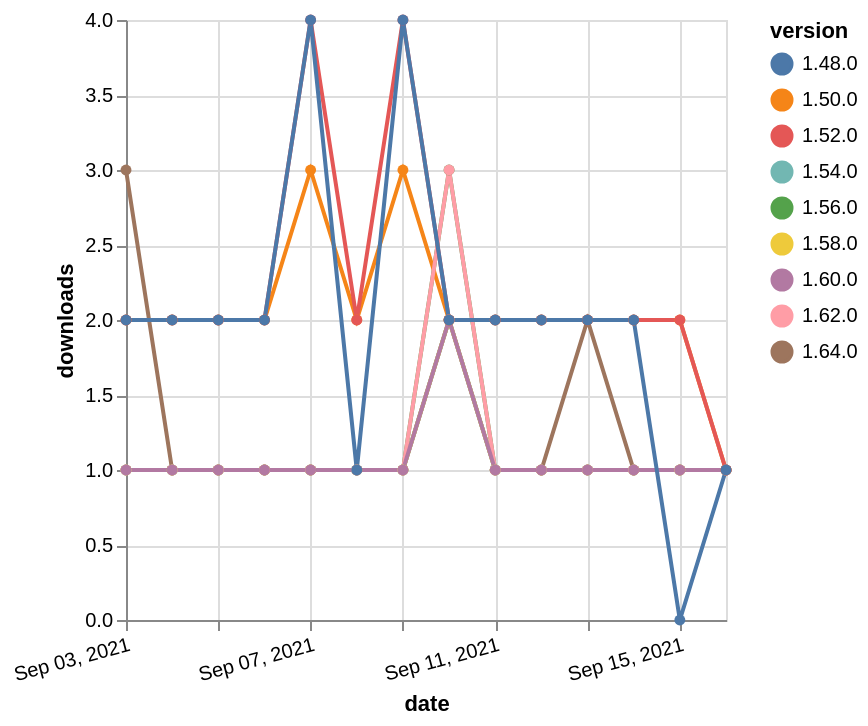

Express this chart as Vega-Lite.
### Vega-Lite specification from a JSON file in a GitHub repository (floating-point values rounded to 4 significant figures)
{"$schema": "https://vega.github.io/schema/vega-lite/v5.json", "description": "A simple bar chart with embedded data.", "data": {"values": [{"date": "2021-09-03", "total": 312, "delta": 1, "version": "1.56.0"}, {"date": "2021-09-04", "total": 313, "delta": 1, "version": "1.56.0"}, {"date": "2021-09-05", "total": 314, "delta": 1, "version": "1.56.0"}, {"date": "2021-09-06", "total": 315, "delta": 1, "version": "1.56.0"}, {"date": "2021-09-07", "total": 316, "delta": 1, "version": "1.56.0"}, {"date": "2021-09-08", "total": 317, "delta": 1, "version": "1.56.0"}, {"date": "2021-09-09", "total": 318, "delta": 1, "version": "1.56.0"}, {"date": "2021-09-10", "total": 321, "delta": 3, "version": "1.56.0"}, {"date": "2021-09-11", "total": 322, "delta": 1, "version": "1.56.0"}, {"date": "2021-09-12", "total": 323, "delta": 1, "version": "1.56.0"}, {"date": "2021-09-13", "total": 324, "delta": 1, "version": "1.56.0"}, {"date": "2021-09-14", "total": 325, "delta": 1, "version": "1.56.0"}, {"date": "2021-09-15", "total": 326, "delta": 1, "version": "1.56.0"}, {"date": "2021-09-16", "total": 327, "delta": 1, "version": "1.56.0"}, {"date": "2021-09-03", "total": 120, "delta": 3, "version": "1.64.0"}, {"date": "2021-09-04", "total": 121, "delta": 1, "version": "1.64.0"}, {"date": "2021-09-05", "total": 122, "delta": 1, "version": "1.64.0"}, {"date": "2021-09-06", "total": 123, "delta": 1, "version": "1.64.0"}, {"date": "2021-09-07", "total": 124, "delta": 1, "version": "1.64.0"}, {"date": "2021-09-08", "total": 125, "delta": 1, "version": "1.64.0"}, {"date": "2021-09-09", "total": 126, "delta": 1, "version": "1.64.0"}, {"date": "2021-09-10", "total": 128, "delta": 2, "version": "1.64.0"}, {"date": "2021-09-11", "total": 129, "delta": 1, "version": "1.64.0"}, {"date": "2021-09-12", "total": 130, "delta": 1, "version": "1.64.0"}, {"date": "2021-09-13", "total": 132, "delta": 2, "version": "1.64.0"}, {"date": "2021-09-14", "total": 133, "delta": 1, "version": "1.64.0"}, {"date": "2021-09-15", "total": 134, "delta": 1, "version": "1.64.0"}, {"date": "2021-09-16", "total": 135, "delta": 1, "version": "1.64.0"}, {"date": "2021-09-03", "total": 222, "delta": 1, "version": "1.54.0"}, {"date": "2021-09-04", "total": 223, "delta": 1, "version": "1.54.0"}, {"date": "2021-09-05", "total": 224, "delta": 1, "version": "1.54.0"}, {"date": "2021-09-06", "total": 225, "delta": 1, "version": "1.54.0"}, {"date": "2021-09-07", "total": 226, "delta": 1, "version": "1.54.0"}, {"date": "2021-09-08", "total": 227, "delta": 1, "version": "1.54.0"}, {"date": "2021-09-09", "total": 228, "delta": 1, "version": "1.54.0"}, {"date": "2021-09-10", "total": 230, "delta": 2, "version": "1.54.0"}, {"date": "2021-09-11", "total": 231, "delta": 1, "version": "1.54.0"}, {"date": "2021-09-12", "total": 232, "delta": 1, "version": "1.54.0"}, {"date": "2021-09-13", "total": 233, "delta": 1, "version": "1.54.0"}, {"date": "2021-09-14", "total": 234, "delta": 1, "version": "1.54.0"}, {"date": "2021-09-15", "total": 235, "delta": 1, "version": "1.54.0"}, {"date": "2021-09-16", "total": 236, "delta": 1, "version": "1.54.0"}, {"date": "2021-09-03", "total": 174, "delta": 1, "version": "1.58.0"}, {"date": "2021-09-04", "total": 175, "delta": 1, "version": "1.58.0"}, {"date": "2021-09-05", "total": 176, "delta": 1, "version": "1.58.0"}, {"date": "2021-09-06", "total": 177, "delta": 1, "version": "1.58.0"}, {"date": "2021-09-07", "total": 178, "delta": 1, "version": "1.58.0"}, {"date": "2021-09-08", "total": 179, "delta": 1, "version": "1.58.0"}, {"date": "2021-09-09", "total": 180, "delta": 1, "version": "1.58.0"}, {"date": "2021-09-10", "total": 182, "delta": 2, "version": "1.58.0"}, {"date": "2021-09-11", "total": 183, "delta": 1, "version": "1.58.0"}, {"date": "2021-09-12", "total": 184, "delta": 1, "version": "1.58.0"}, {"date": "2021-09-13", "total": 185, "delta": 1, "version": "1.58.0"}, {"date": "2021-09-14", "total": 186, "delta": 1, "version": "1.58.0"}, {"date": "2021-09-15", "total": 187, "delta": 1, "version": "1.58.0"}, {"date": "2021-09-16", "total": 188, "delta": 1, "version": "1.58.0"}, {"date": "2021-09-03", "total": 2549, "delta": 2, "version": "1.50.0"}, {"date": "2021-09-04", "total": 2551, "delta": 2, "version": "1.50.0"}, {"date": "2021-09-05", "total": 2553, "delta": 2, "version": "1.50.0"}, {"date": "2021-09-06", "total": 2555, "delta": 2, "version": "1.50.0"}, {"date": "2021-09-07", "total": 2558, "delta": 3, "version": "1.50.0"}, {"date": "2021-09-08", "total": 2560, "delta": 2, "version": "1.50.0"}, {"date": "2021-09-09", "total": 2563, "delta": 3, "version": "1.50.0"}, {"date": "2021-09-10", "total": 2565, "delta": 2, "version": "1.50.0"}, {"date": "2021-09-11", "total": 2567, "delta": 2, "version": "1.50.0"}, {"date": "2021-09-12", "total": 2569, "delta": 2, "version": "1.50.0"}, {"date": "2021-09-13", "total": 2571, "delta": 2, "version": "1.50.0"}, {"date": "2021-09-14", "total": 2573, "delta": 2, "version": "1.50.0"}, {"date": "2021-09-15", "total": 2575, "delta": 2, "version": "1.50.0"}, {"date": "2021-09-16", "total": 2576, "delta": 1, "version": "1.50.0"}, {"date": "2021-09-03", "total": 176, "delta": 1, "version": "1.62.0"}, {"date": "2021-09-04", "total": 177, "delta": 1, "version": "1.62.0"}, {"date": "2021-09-05", "total": 178, "delta": 1, "version": "1.62.0"}, {"date": "2021-09-06", "total": 179, "delta": 1, "version": "1.62.0"}, {"date": "2021-09-07", "total": 180, "delta": 1, "version": "1.62.0"}, {"date": "2021-09-08", "total": 181, "delta": 1, "version": "1.62.0"}, {"date": "2021-09-09", "total": 182, "delta": 1, "version": "1.62.0"}, {"date": "2021-09-10", "total": 185, "delta": 3, "version": "1.62.0"}, {"date": "2021-09-11", "total": 186, "delta": 1, "version": "1.62.0"}, {"date": "2021-09-12", "total": 187, "delta": 1, "version": "1.62.0"}, {"date": "2021-09-13", "total": 188, "delta": 1, "version": "1.62.0"}, {"date": "2021-09-14", "total": 189, "delta": 1, "version": "1.62.0"}, {"date": "2021-09-15", "total": 190, "delta": 1, "version": "1.62.0"}, {"date": "2021-09-16", "total": 191, "delta": 1, "version": "1.62.0"}, {"date": "2021-09-03", "total": 152, "delta": 1, "version": "1.60.0"}, {"date": "2021-09-04", "total": 153, "delta": 1, "version": "1.60.0"}, {"date": "2021-09-05", "total": 154, "delta": 1, "version": "1.60.0"}, {"date": "2021-09-06", "total": 155, "delta": 1, "version": "1.60.0"}, {"date": "2021-09-07", "total": 156, "delta": 1, "version": "1.60.0"}, {"date": "2021-09-08", "total": 157, "delta": 1, "version": "1.60.0"}, {"date": "2021-09-09", "total": 158, "delta": 1, "version": "1.60.0"}, {"date": "2021-09-10", "total": 160, "delta": 2, "version": "1.60.0"}, {"date": "2021-09-11", "total": 161, "delta": 1, "version": "1.60.0"}, {"date": "2021-09-12", "total": 162, "delta": 1, "version": "1.60.0"}, {"date": "2021-09-13", "total": 163, "delta": 1, "version": "1.60.0"}, {"date": "2021-09-14", "total": 164, "delta": 1, "version": "1.60.0"}, {"date": "2021-09-15", "total": 165, "delta": 1, "version": "1.60.0"}, {"date": "2021-09-16", "total": 166, "delta": 1, "version": "1.60.0"}, {"date": "2021-09-03", "total": 2435, "delta": 2, "version": "1.52.0"}, {"date": "2021-09-04", "total": 2437, "delta": 2, "version": "1.52.0"}, {"date": "2021-09-05", "total": 2439, "delta": 2, "version": "1.52.0"}, {"date": "2021-09-06", "total": 2441, "delta": 2, "version": "1.52.0"}, {"date": "2021-09-07", "total": 2445, "delta": 4, "version": "1.52.0"}, {"date": "2021-09-08", "total": 2447, "delta": 2, "version": "1.52.0"}, {"date": "2021-09-09", "total": 2451, "delta": 4, "version": "1.52.0"}, {"date": "2021-09-10", "total": 2453, "delta": 2, "version": "1.52.0"}, {"date": "2021-09-11", "total": 2455, "delta": 2, "version": "1.52.0"}, {"date": "2021-09-12", "total": 2457, "delta": 2, "version": "1.52.0"}, {"date": "2021-09-13", "total": 2459, "delta": 2, "version": "1.52.0"}, {"date": "2021-09-14", "total": 2461, "delta": 2, "version": "1.52.0"}, {"date": "2021-09-15", "total": 2463, "delta": 2, "version": "1.52.0"}, {"date": "2021-09-16", "total": 2464, "delta": 1, "version": "1.52.0"}, {"date": "2021-09-03", "total": 2957, "delta": 2, "version": "1.48.0"}, {"date": "2021-09-04", "total": 2959, "delta": 2, "version": "1.48.0"}, {"date": "2021-09-05", "total": 2961, "delta": 2, "version": "1.48.0"}, {"date": "2021-09-06", "total": 2963, "delta": 2, "version": "1.48.0"}, {"date": "2021-09-07", "total": 2967, "delta": 4, "version": "1.48.0"}, {"date": "2021-09-08", "total": 2968, "delta": 1, "version": "1.48.0"}, {"date": "2021-09-09", "total": 2972, "delta": 4, "version": "1.48.0"}, {"date": "2021-09-10", "total": 2974, "delta": 2, "version": "1.48.0"}, {"date": "2021-09-11", "total": 2976, "delta": 2, "version": "1.48.0"}, {"date": "2021-09-12", "total": 2978, "delta": 2, "version": "1.48.0"}, {"date": "2021-09-13", "total": 2980, "delta": 2, "version": "1.48.0"}, {"date": "2021-09-14", "total": 2982, "delta": 2, "version": "1.48.0"}, {"date": "2021-09-15", "total": 2982, "delta": 0, "version": "1.48.0"}, {"date": "2021-09-16", "total": 2983, "delta": 1, "version": "1.48.0"}]}, "width": "container", "mark": {"type": "line", "point": {"filled": true}}, "encoding": {"x": {"field": "date", "type": "temporal", "timeUnit": "yearmonthdate", "title": "date", "axis": {"labelAngle": -15}}, "y": {"field": "delta", "type": "quantitative", "title": "downloads"}, "color": {"field": "version", "type": "nominal"}, "tooltip": {"field": "delta"}}}
